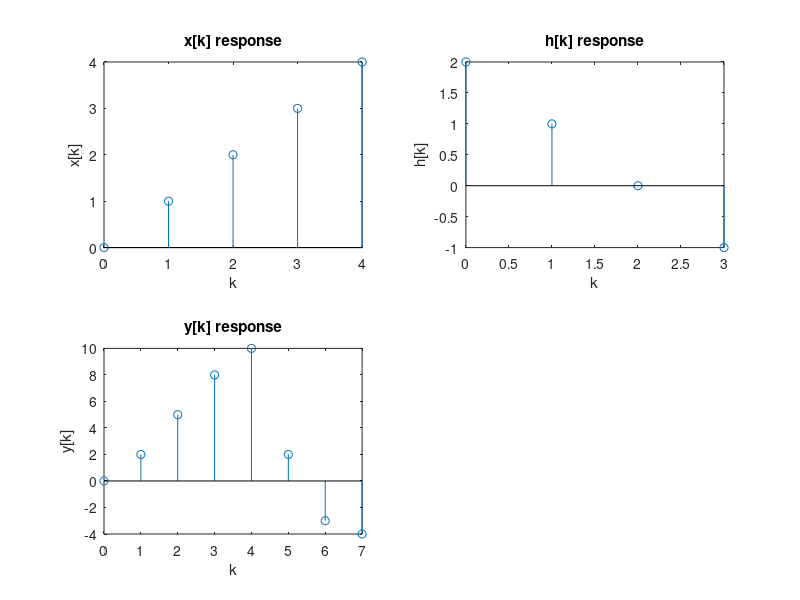

Write MATLAB code to recreate this figure.
clear;
clc;

%Setup variables.
xk = 4;
hk = 3;
x = [0:xk];
h = 2 - [0:hk];

%Plot x[k].
subplot(2,2,1);
stem([0:length(x)-1],x);
title('x[k] response');
ylabel('x[k]');
xlabel('k');

%Plot h[k].
subplot(2,2,2);
stem([0:length(h)-1],h);
title('h[k] response');
ylabel('h[k]');
xlabel('k');

y = conv(x, h);

%Plot y[k].
subplot(2,2,3);
stem([0:length(y)-1],y);
title('y[k] response');
ylabel('y[k]');
xlabel('k');